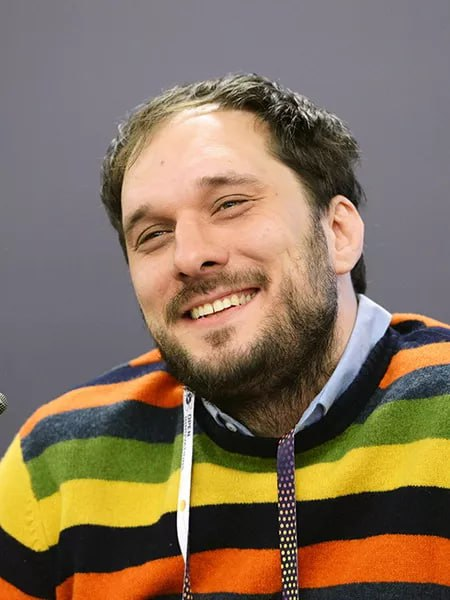
#> input picture ivan.jpg, 450 x 600 px
$ python double_encrypt.py
#> lines starting #> are read from the running program, lines starting #| are printed output that depends on the picture
import cv2
import matplotlib.pyplot as plt
import numpy as np
from scipy.linalg import dft
from skimage.transform import rescale


def dfrft_matrix(N, alpha):
    p = alpha * np.pi / 2
    W = dft(N)
    eig_vals, eig_vecs = np.linalg.eig(W)
    D = np.diag(np.exp(-1j * p * np.arange(N)))
    return eig_vecs @ D @ np.linalg.inv(eig_vecs)


def generate_random_phase_matrix(shape):
    return np.exp(1j * 2 * np.pi * np.random.rand(*shape))


def dfrft_2d(img, alpha):
    M, N = img.shape
    dfrft_mat_M = dfrft_matrix(M, alpha)
    dfrft_mat_N = dfrft_matrix(N, alpha)
    temp = dfrft_mat_M @ img
    temp = temp @ dfrft_mat_N.conj().T
    return temp


def pixel_scrambling(image):
    flat_image = image.flatten()
    perm = np.random.permutation(len(flat_image))
    return flat_image[perm].reshape(image.shape), perm


def inverse_pixel_scrambling(scrambled_image, perm):
    flat_scrambled_image = scrambled_image.flatten()
    inverse_perm = np.argsort(perm)
    original_flat_image = flat_scrambled_image[inverse_perm]
    return original_flat_image.reshape(scrambled_image.shape)


def phase_encoding(image):
    return np.exp(1j * np.pi * image)


def random_phase_mask(size):
    return np.exp(1j * 2 * np.pi * np.random.rand(*size))


def encrypt(f, g, alpha, beta, mask1, mask2):
    g_scrambled, perm = pixel_scrambling(g)
    g_phase = phase_encoding(g_scrambled)
    C = f * g_phase
    C_masked = C * mask1
    C_frft = dfrft_2d(C_masked, alpha)
    C_frft_masked = C_frft * mask2
    psi = dfrft_2d(C_frft_masked, beta - alpha)
    return psi, perm


def decrypt(psi, alpha, beta, mask1, mask2, perm):
    C_frft_masked = dfrft_2d(psi, alpha - beta)
    C_frft = C_frft_masked * np.conj(mask2)
    C_masked = dfrft_2d(C_frft, -alpha)
    C = C_masked * np.conj(mask1)
    f_decrypted = np.abs(C)
    g_phase = np.angle(C) / np.pi
    g_decrypted = inverse_pixel_scrambling(g_phase, perm)
    return f_decrypted, g_decrypted


if __name__ == "__main__":
    f = cv2.imread("ivan.jpg", cv2.IMREAD_GRAYSCALE) / 255.0
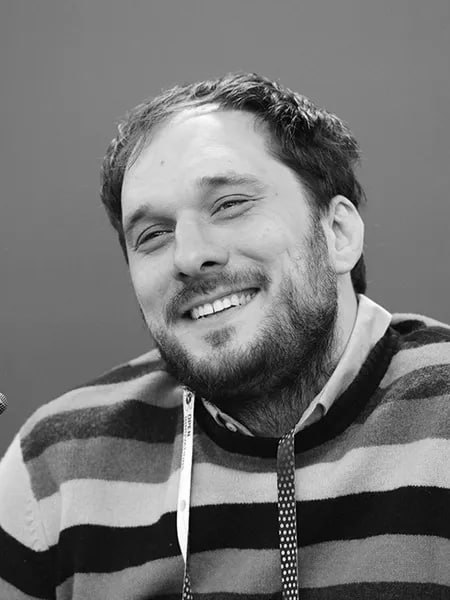
#> f: shape (600, 450) float64; min 0, max 1, mean 0.458
    g = cv2.imread("message.png", cv2.IMREAD_GRAYSCALE) / 255.0
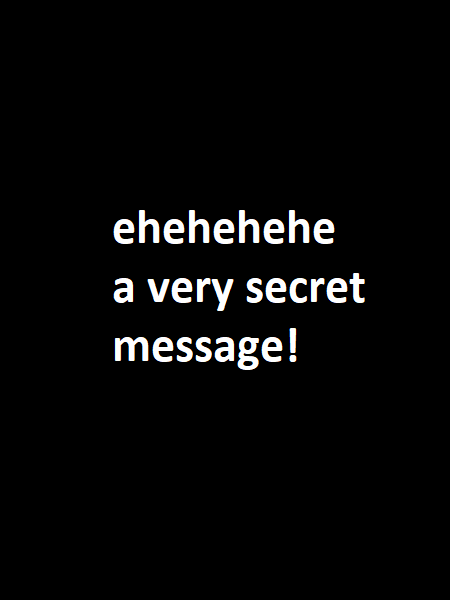
#> input picture message.png, 450 x 600 px
#> g: shape (600, 450) float64; min 0, max 1, mean 0.0326

    f = rescale(f, 0.3, anti_aliasing=True)
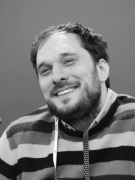
#> f: shape (180, 135) float64; min 0.0355, max 0.993, mean 0.458
    g = rescale(g, 0.3, anti_aliasing=True)
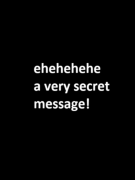
#> g: shape (180, 135) float64; min 0, max 0.997, mean 0.0327

    alpha = 0.8
    beta = 0.4
    mask1 = random_phase_mask(f.shape)
    mask2 = random_phase_mask(f.shape)

    encrypted_image, perm = encrypt(f, g, alpha, beta, mask1, mask2)
#> in encrypt, `g_scrambled, perm = pixel_scrambling(g)`:
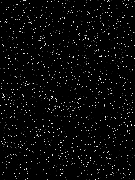
#> g_scrambled: shape (180, 135) float64; min 0, max 0.997, mean 0.0327

    f_decrypted, g_decrypted = decrypt(encrypted_image, alpha, beta, mask1, mask2, perm)

    fig, ax = plt.subplots(2, 3, figsize=(10, 10))
    ax[0, 0].imshow(f, cmap="gray")
    ax[0, 0].set_title("Original image")
    ax[0, 0].set_axis_off()
    ax[1, 0].imshow(g, cmap="gray")
    ax[1, 0].set_title("Original image, phase")
    ax[1, 0].set_axis_off()
    ax[0, 1].imshow(np.abs(encrypted_image), cmap="gray")
    ax[0, 1].set_title("Encrypted image")
    ax[0, 1].set_axis_off()
    ax[0, 2].imshow(f_decrypted, cmap="gray")
    ax[0, 2].set_title("Decrypted image")
    ax[0, 2].set_axis_off()
    ax[1, 2].imshow(g_decrypted, cmap="gray")
    ax[1, 2].set_title("Decrypted image, phase")
    ax[1, 2].set_axis_off()
    ax[1, 1].set_axis_off()
    plt.show()
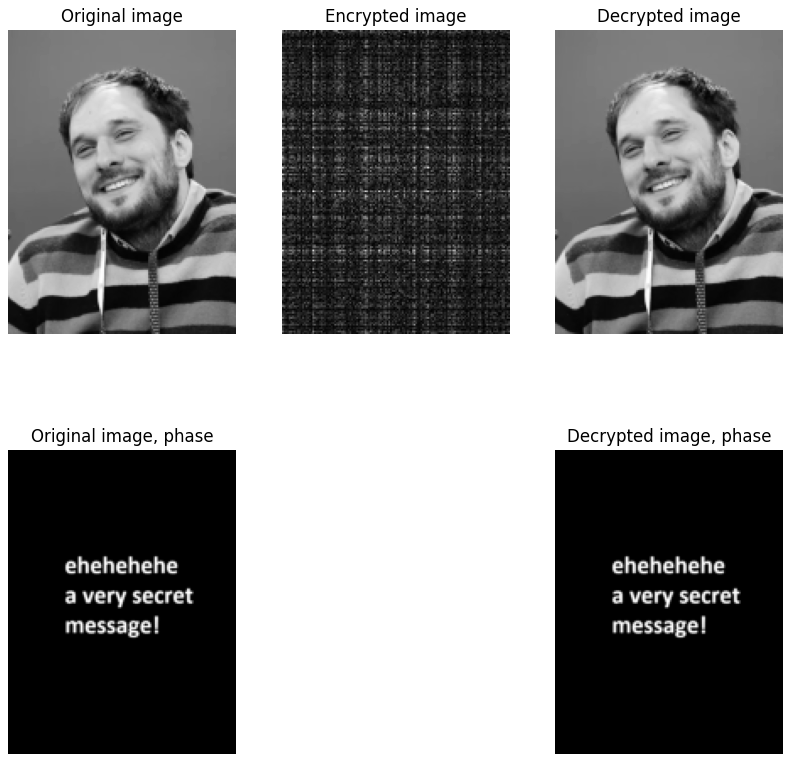
#> figure drawn by matplotlib, 5 panels
